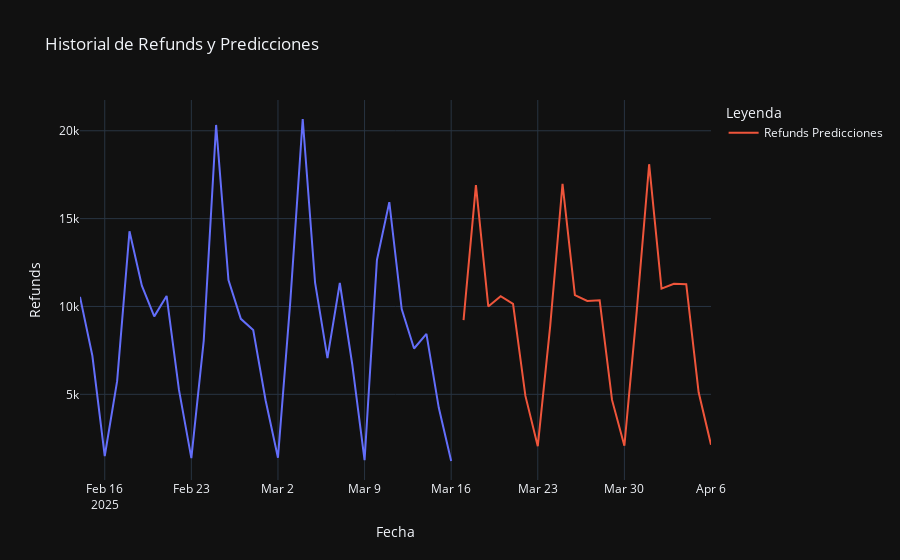
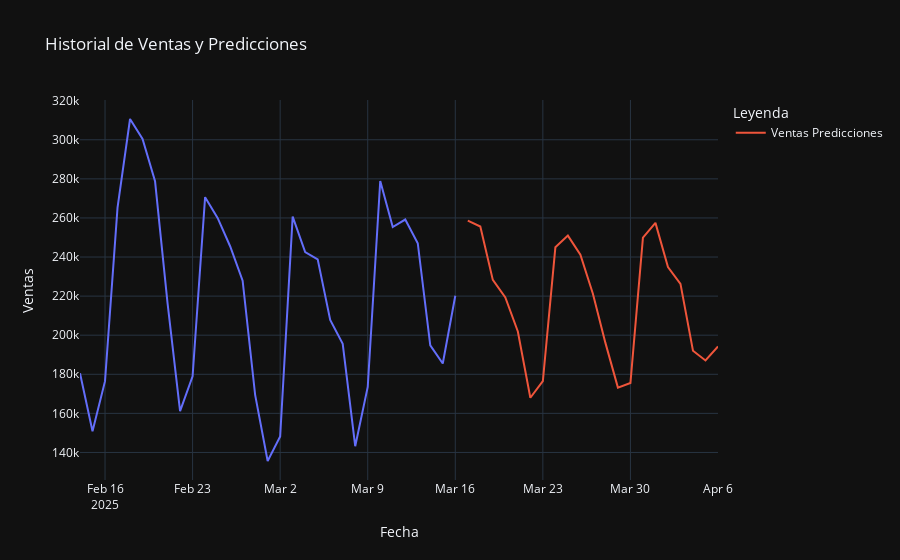

The notebook cell these images were saved under, in order:
### Code cell
import plotly.express as px

historia_refunds = refunds2.tail(31)

fig_refunds = px.line(historia_refunds, x=historia_refunds.index, y='Total', template='plotly_dark', title='Historial de Refunds y Predicciones')
fig_refunds.add_trace(go.Scatter(x=future_w_feature.index, y=future_w_feature['refunds_pred'], mode='lines', name='Refunds Predicciones'))

fig_refunds.update_layout(xaxis_title='Fecha', yaxis_title='Refunds', legend_title='Leyenda')

# Mostrar el gráfico
fig_refunds.show()

historia_ventas = ventas.tail(31)

# Crear gráfico para ventas con datos históricos
fig_ventas = px.line(historia_ventas, x=historia_ventas.index, y='Total', template='plotly_dark', title='Historial de Ventas y Predicciones')
fig_ventas.add_trace(go.Scatter(x=future_w_feature.index, y=future_w_feature['Sales_Pred'], mode='lines', name='Ventas Predicciones'))

# Personalizar diseño
fig_ventas.update_layout(xaxis_title='Fecha', yaxis_title='Ventas', legend_title='Leyenda')

# Mostrar el gráfico
fig_ventas.show()

### Figure 1 — Plotly figure (JSON) as saved in the notebook; plotly's stock layout.template omitted (floating-point values rounded to 4 significant figures)
{"data": [{"hovertemplate": "Fecha=%{x}<br>Total=%{y}<extra></extra>", "legendgroup": "", "line": {"color": "#636efa", "dash": "solid"}, "marker": {"symbol": "circle"}, "mode": "lines", "name": "", "orientation": "v", "showlegend": false, "type": "scatter", "x": ["2025-02-14T00:00:00", "2025-02-15T00:00:00", "2025-02-16T00:00:00", "2025-02-17T00:00:00", "2025-02-18T00:00:00", "2025-02-19T00:00:00", "2025-02-20T00:00:00", "2025-02-21T00:00:00", "2025-02-22T00:00:00", "2025-02-23T00:00:00", "2025-02-24T00:00:00", "2025-02-25T00:00:00", "2025-02-26T00:00:00", "2025-02-27T00:00:00", "2025-02-28T00:00:00", "2025-03-01T00:00:00", "2025-03-02T00:00:00", "2025-03-03T00:00:00", "2025-03-04T00:00:00", "2025-03-05T00:00:00", "2025-03-06T00:00:00", "2025-03-07T00:00:00", "2025-03-08T00:00:00", "2025-03-09T00:00:00", "2025-03-10T00:00:00", "2025-03-11T00:00:00", "2025-03-12T00:00:00", "2025-03-13T00:00:00", "2025-03-14T00:00:00", "2025-03-15T00:00:00", "2025-03-16T00:00:00"], "xaxis": "x", "y": [10550.0, 7195.0, 1490.0, 5751.0, 14280.0, 11180.0, 9438.0, 10600.0, 5254.0, 1368.0, 8057.0, 20330.0, 11500.0, 9298.0, 8657.0, 4665.0, 1396.0, 10300.0, 20670.0, 11360.0, 7057.0, 11340.0, 6727, 1256.0, 12650.0, 15940.0, 9848.0, 7610.0, 8438.0, 4233.0, 1206.0], "yaxis": "y"}, {"mode": "lines", "name": "Refunds Predicciones", "type": "scatter", "x": ["2025-03-17T00:00:00", "2025-03-18T00:00:00", "2025-03-19T00:00:00", "2025-03-20T00:00:00", "2025-03-21T00:00:00", "2025-03-22T00:00:00", "2025-03-23T00:00:00", "2025-03-24T00:00:00", "2025-03-25T00:00:00", "2025-03-26T00:00:00", "2025-03-27T00:00:00", "2025-03-28T00:00:00", "2025-03-29T00:00:00", "2025-03-30T00:00:00", "2025-03-31T00:00:00", "2025-04-01T00:00:00", "2025-04-02T00:00:00", "2025-04-03T00:00:00", "2025-04-04T00:00:00", "2025-04-05T00:00:00", "2025-04-06T00:00:00"], "y": [9227.0, 16900.0, 10000.0, 10580.0, 10140.0, 4912.0, 2051.0, 8864.0, 16970.0, 10650.0, 10320.0, 10350.0, 4683.0, 2074.0, 9748.0, 18100.0, 11010.0, 11300.0, 11270.0, 5116.0, 2133.0]}], "layout": {"legend": {"title": {"text": "Leyenda"}, "tracegroupgap": 0}, "title": {"text": "Historial de Refunds y Predicciones"}, "xaxis": {"anchor": "y", "domain": [0, 1], "title": {"text": "Fecha"}}, "yaxis": {"anchor": "x", "domain": [0, 1], "title": {"text": "Refunds"}}}}

### Figure 2 — Plotly figure (JSON) as saved in the notebook; plotly's stock layout.template omitted (floating-point values rounded to 4 significant figures)
{"data": [{"hovertemplate": "Fecha=%{x}<br>Total=%{y}<extra></extra>", "legendgroup": "", "line": {"color": "#636efa", "dash": "solid"}, "marker": {"symbol": "circle"}, "mode": "lines", "name": "", "orientation": "v", "showlegend": false, "type": "scatter", "x": ["2025-02-14T00:00:00", "2025-02-15T00:00:00", "2025-02-16T00:00:00", "2025-02-17T00:00:00", "2025-02-18T00:00:00", "2025-02-19T00:00:00", "2025-02-20T00:00:00", "2025-02-21T00:00:00", "2025-02-22T00:00:00", "2025-02-23T00:00:00", "2025-02-24T00:00:00", "2025-02-25T00:00:00", "2025-02-26T00:00:00", "2025-02-27T00:00:00", "2025-02-28T00:00:00", "2025-03-01T00:00:00", "2025-03-02T00:00:00", "2025-03-03T00:00:00", "2025-03-04T00:00:00", "2025-03-05T00:00:00", "2025-03-06T00:00:00", "2025-03-07T00:00:00", "2025-03-08T00:00:00", "2025-03-09T00:00:00", "2025-03-10T00:00:00", "2025-03-11T00:00:00", "2025-03-12T00:00:00", "2025-03-13T00:00:00", "2025-03-14T00:00:00", "2025-03-15T00:00:00", "2025-03-16T00:00:00"], "xaxis": "x", "y": [180500.0, 150900.0, 176500.0, 265300.0, 310600.0, 300400.0, 278800.0, 216300.0, 161200.0, 178900.0, 270600.0, 260000.0, 245500.0, 227900.0, 169500.0, 135600.0, 148100.0, 260700.0, 242600.0, 238800.0, 207800.0, 195600.0, 143200.0, 173500.0, 278900.0, 255300.0, 259200.0, 247100.0, 194900.0, 185500.0, 220173], "yaxis": "y"}, {"mode": "lines", "name": "Ventas Predicciones", "type": "scatter", "x": ["2025-03-17T00:00:00", "2025-03-18T00:00:00", "2025-03-19T00:00:00", "2025-03-20T00:00:00", "2025-03-21T00:00:00", "2025-03-22T00:00:00", "2025-03-23T00:00:00", "2025-03-24T00:00:00", "2025-03-25T00:00:00", "2025-03-26T00:00:00", "2025-03-27T00:00:00", "2025-03-28T00:00:00", "2025-03-29T00:00:00", "2025-03-30T00:00:00", "2025-03-31T00:00:00", "2025-04-01T00:00:00", "2025-04-02T00:00:00", "2025-04-03T00:00:00", "2025-04-04T00:00:00", "2025-04-05T00:00:00", "2025-04-06T00:00:00"], "y": [258600.0, 255600.0, 228300.0, 219300.0, 201900.0, 168000.0, 176500.0, 245000.0, 251000.0, 241200.0, 221200.0, 196100.0, 173200.0, 175600.0, 249900.0, 257500.0, 234800.0, 226300.0, 192043, 187100.0, 194200.0]}], "layout": {"legend": {"title": {"text": "Leyenda"}, "tracegroupgap": 0}, "title": {"text": "Historial de Ventas y Predicciones"}, "xaxis": {"anchor": "y", "domain": [0, 1], "title": {"text": "Fecha"}}, "yaxis": {"anchor": "x", "domain": [0, 1], "title": {"text": "Ventas"}}}}
